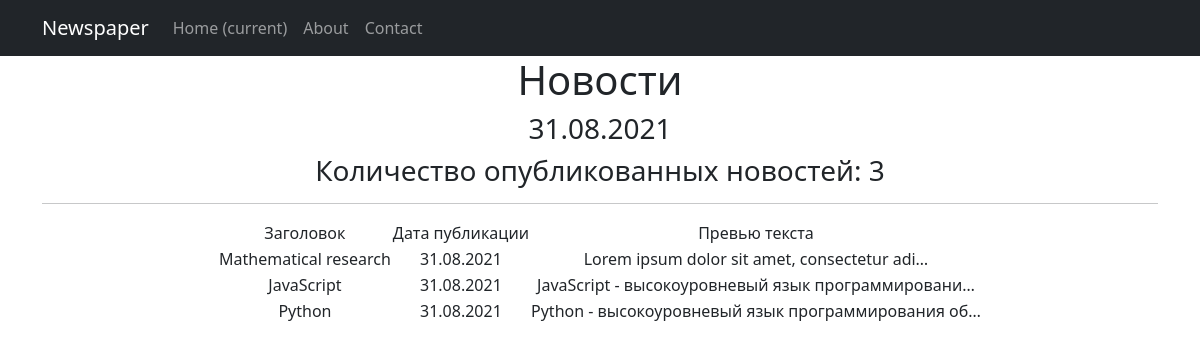
Page /news/ on the committed database.
### newapp/models.py (models this page shows, shortened)
class Post(models.Model):
    author = models.ForeignKey(Author, on_delete=models.CASCADE)
    ARTICLE = "AR"
    NEWS = "NE"
    TYPE = [
        (ARTICLE, "Статья"),
        (NEWS, "Новость")
    ]
    type = models.CharField(max_length=2, choices=TYPE, default=ARTICLE)
    timeCreation = models.DateTimeField(auto_now_add=True)
    categories = models.ManyToManyField(Category, through="PostCategory")
    title = models.CharField(max_length=128)
    text = models.TextField()
    rating = models.SmallIntegerField(default=0)

### newapp/views.py (the view)
# urls.py: path('', PostsList.as_view()),
class PostsList(ListView):
    model = Post
    template_name = 'posts.html'
    context_object_name = 'posts'
    queryset = Post.objects.order_by('-timeCreation')
    def get_context_data(self, **kwargs):
        context = super().get_context_data(**kwargs)
        context['time_now'] = datetime.datetime.utcnow()
        return context

### newapp/templatetags/custom_filters.py (called while the page is built)
@register.filter(name='censor')
def censor(value, arg):
    obscenity = ['блять']
    list_value = value.split()
    for i in range(len(list_value)):
        if list_value[i] in obscenity:
            list_value[i] = arg
    return " ".join(list_value)

### templates/posts.html (shortened to what this page needs)
{% extends 'flatpages/default.html' %}
{% load custom_filters %}
{% block content %}
    <h1>Новости</h1>
    <h3>{{ time_now|date:"d.m.Y" }}</h3>
    <h3>Количество опубликованных новостей: {{ posts|length }}</h3>
    <hr>
    {% if posts %}
        <table class="mx-auto">
            <tr>
                <td>Заголовок</td>
                <td>Дата публикации</td>
                <td>Превью текста</td>
            </tr>
        {% for post in posts %}
            <tr>
                <td>{{ post.title|censor:"" }}</td>
                <td>{{ post.timeCreation|date:"d.m.Y" }}</td>
                <td>{{ post.text|truncatechars:50|censor:"" }}</td>
            </tr>
        {% endfor %}
        </table>
    {% else %}
        <h2>Новостей нет!</h2>
    {% endif %}
{% endblock content %}

### templates/flatpages/default.html (shortened to what this page needs)
{% load static %}
<!DOCTYPE html>
<html lang="en">
<head>
  <link href="{% static 'bootstrap_template-BARE/css/styles.css' %}" rel="stylesheet">
</head>
<body>
  <nav class="navbar navbar-expand-lg navbar-dark bg-dark static-top">
    <div class="container">
      <a class="navbar-brand" href="#">Newspaper</a>
      <div class="collapse navbar-collapse" id="navbarResponsive">
        <ul class="navbar-nav ml-auto">
          <li class="nav-item active">
            <a class="nav-link" href="#">Home
              <span class="sr-only">(current)</span>
            </a>
          </li>
          <li class="nav-item">
            <a class="nav-link" href="/about/">About</a>
          </li>
          <li class="nav-item">
            <a class="nav-link" href="/contacts/">Contact</a>
          </li>
        </ul>
      </div>
    </div>
  </nav>
  <div class="container">
    <div class="row">
      <div class="col-lg-12 text-center">
       {% block content %}
       {% endblock content %}
      </div>
    </div>
  </div>
</body>
</html>

### rows in the picture
Post: title|censor "Mathematical research", timeCreation "31.08.2021", text|censor "Lorem ipsum dolor sit amet, consectetur adi…"
Post: title|censor "JavaScript", timeCreation "31.08.2021", text|censor "JavaScript - высокоуровневый язык программировани…"
Post: title|censor "Python", timeCreation "31.08.2021", text|censor "Python - высокоуровневый язык программирования об…"

### other values in the picture
{{ time_now|date:"d.m.Y" }} "31.08.2021"
{{ posts|length }} "3"
